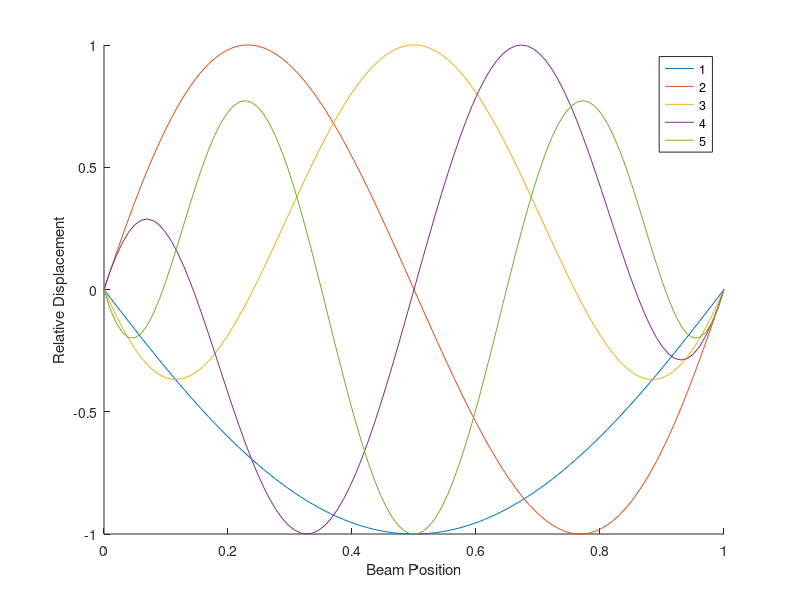
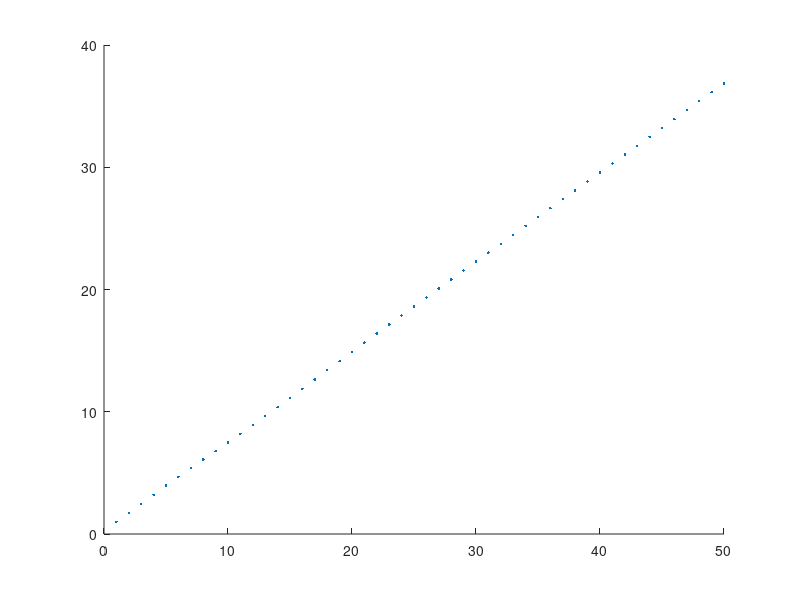
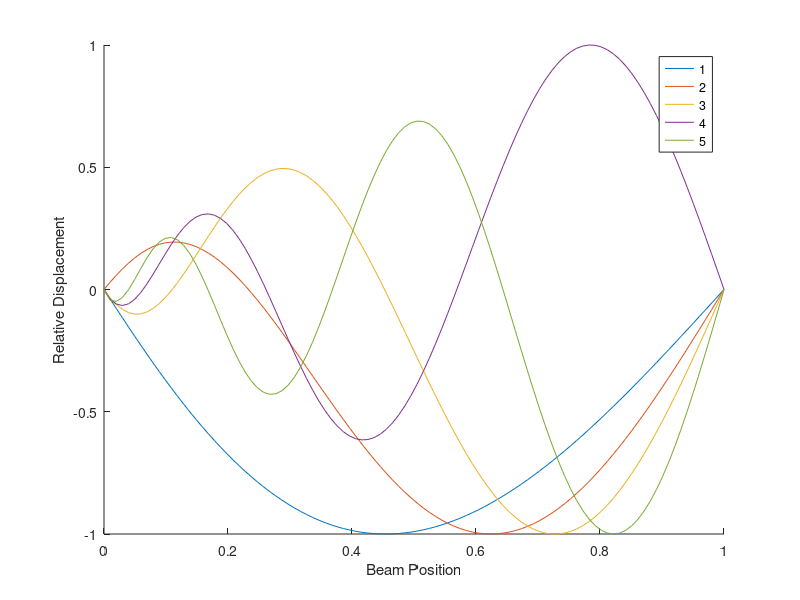
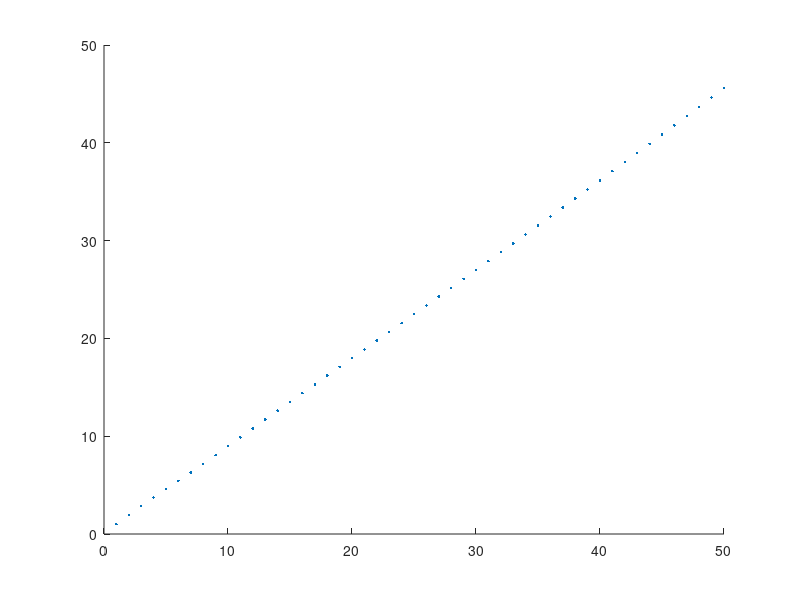

MATLAB code to generate these figures, in order:
clc; clear all;
addpath('Functions\');

%% BeamExamplesFEM.m
%  Joseph Anthony
%
% Created:         11/08/25
% Last Modified:   11/08/25
%
% Description: Produces several diagrams of BI-BI, BI-SS, SS-SS, and BI-FF beams
%   with their eigenspectra.
%% Flags
FLAG.DISPLAY_MODES = true;
FLAG.DISPLAY_SPECTRUM = true;
FLAG.CALCULATE_TIMESOLVER = true;

%% Parameters
n = 100;         % Mesh size, number of interior points
shapes = n;     % Number of shape functions

L = 1;           % Beam length
modeCount = 5;    % Number of displayed modes

%% BI-BI Beam
xvals = linspace(0,L,n+2);
deltax = mean(diff(xvals));
basis = zeros(shapes, n+2);
Dbasis = zeros(shapes, n+1);
D2basis = zeros(shapes, n);

% Generate shape functions and their respective derivatives
for i = 1:shapes
    basis(i,:) = xvals.*(xvals-L*ones(1,n+2)).*sin(pi*i*xvals);
    Dbasis(i,:) = diff(basis(i,:))/deltax;
    D2basis(i,:) = diff(Dbasis(i,:))/deltax;
end

% Generate symmetric stiffness matrices
K = zeros(shapes);
M = zeros(shapes);

for row = 1:shapes
    for col = 1:row
        K(row,col) = trapz(xvals(2:end-1), D2basis(row,:).*D2basis(col,:));
        M(row, col) = trapz(xvals, basis(row,:).*basis(col,:));
    end
end
K = K + K' - diag(diag(K));
M = M + M' - diag(diag(M));

% Determine sorted eigenbasis
[evecs, evals] = eig(K);
[~, index] = sort(diag(abs(evals))); 
evals = evals(index,index);
evecs = evecs(:, index);

% Display mode shapes
modeshapes = basis'*evecs;
modeshapes = modeshapes';

if FLAG.DISPLAY_MODES
    figure();
    hold on
    for i = 1:modeCount
        modeshapes(i,:) = modeshapes(i,:)/max(abs(modeshapes(i,:)));
        plot(xvals, modeshapes(i,:));
    end
    xlabel("Beam Position");
    ylabel("Relative Displacement");
    legend('1','2','3','4','5');
end


% Plot eigenvalue spectrum
espectrum = abs(diag(evals))/abs(evals(1,1));
scaled_espectrum = espectrum.^(1/4);

if FLAG.DISPLAY_SPECTRUM
    figure();
    hold on
    plot(scaled_espectrum(1:50), "LineStyle", "none", "Marker", ".");
end

%% BI-SS Beam
xvals = linspace(0,L,n+2);
deltax = mean(diff(xvals));
basis = zeros(shapes, n+2);
Dbasis = zeros(shapes, n+1);
D2basis = zeros(shapes, n);

% Generate shape functions and their respective derivatives
for i = 1:shapes
    basis(i,:) = xvals.*sin(i*pi*xvals);
    Dbasis(i,:) = diff(basis(i,:))/deltax;
    D2basis(i,:) = diff(Dbasis(i,:))/deltax;
end

% Generate symmetric stiffness matrices
K = zeros(shapes);
M = zeros(shapes);

for row = 1:shapes
    for col = 1:row
        K(row,col) = trapz(xvals(2:end-1), D2basis(row,:).*D2basis(col,:));
        M(row, col) = trapz(xvals, basis(row,:).*basis(col,:));
    end
end
K = K + K' - diag(diag(K));
M = M + M' - diag(diag(M));

% Determine sorted eigenbasis
[evecs, evals] = eig(K);
[~, index] = sort(diag(abs(evals))); 
evals = evals(index,index);
evecs = evecs(:, index);

% Display mode shapes
modeshapes = basis'*evecs;
modeshapes = modeshapes';

if FLAG.DISPLAY_MODES
    figure();
    hold on
    for i = 1:modeCount
        modeshapes(i,:) = modeshapes(i,:)/max(abs(modeshapes(i,:)));
        plot(xvals, modeshapes(i,:));
    end
    xlabel("Beam Position");
    ylabel("Relative Displacement");
    legend('1','2','3','4','5');
end


% Plot eigenvalue spectrum
espectrum = abs(diag(evals))/abs(evals(1,1));
scaled_espectrum = espectrum.^(1/4);

if FLAG.DISPLAY_SPECTRUM
    figure();
    hold on
    plot(scaled_espectrum(1:50), "LineStyle", "none", "Marker", ".");
end

%% BI-FF Beam
xvals = linspace(0,L,n+2);
deltax = mean(diff(xvals));
basis = zeros(shapes, n+2);
Dbasis = zeros(shapes, n+1);
D2basis = zeros(shapes, n);

% Generate shape functions and their respective derivatives
for i = 1:shapes
    basis(i,:) = xvals.*sin((2*i+1)*pi/2*xvals);
    Dbasis(i,:) = diff(basis(i,:))/deltax;
    D2basis(i,:) = diff(Dbasis(i,:))/deltax;
end

% Generate symmetric stiffness matrices
K = zeros(shapes);
M = zeros(shapes);

for row = 1:shapes
    for col = 1:row
        K(row,col) = trapz(xvals(2:end-1), D2basis(row,:).*D2basis(col,:));
        M(row, col) = trapz(xvals, basis(row,:).*basis(col,:));
    end
end
K = K + K' - diag(diag(K));
M = M + M' - diag(diag(M));

% Determine sorted eigenbasis
[evecs, evals] = eig(K);
[~, index] = sort(diag(abs(evals))); 
evals = evals(index,index);
evecs = evecs(:, index);

% Display mode shapes
modeshapes = basis'*evecs;
modeshapes = modeshapes';

if FLAG.DISPLAY_MODES
    figure();
    hold on
    for i = 1:modeCount
        modeshapes(i,:) = modeshapes(i,:)/max(abs(modeshapes(i,:)));
        plot(xvals, modeshapes(i,:));
    end
    xlabel("Beam Position");
    ylabel("Relative Displacement");
    legend('1','2','3','4','5');
end


% Plot eigenvalue spectrum
espectrum = abs(diag(evals))/abs(evals(1,1));
scaled_espectrum = espectrum.^(1/4);

if FLAG.DISPLAY_SPECTRUM
    figure();
    hold on
    plot(scaled_espectrum(1:50), "LineStyle", "none", "Marker", ".");
end

%% SS-SS Beam
xvals = linspace(0,L,n+2);
deltax = mean(diff(xvals));
basis = zeros(shapes, n+2);
Dbasis = zeros(shapes, n+1);
D2basis = zeros(shapes, n);

% Generate shape functions and their respective derivatives
for i = 1:shapes
    basis(i,:) = sin(i*xvals*pi);
    Dbasis(i,:) = diff(basis(i,:))/deltax;
    D2basis(i,:) = diff(Dbasis(i,:))/deltax;
end

% Generate symmetric stiffness matrices
K = zeros(shapes);
M = zeros(shapes);

for row = 1:shapes
    for col = 1:row
        K(row,col) = trapz(xvals(2:end-1), D2basis(row,:).*D2basis(col,:));
        M(row, col) = trapz(xvals, basis(row,:).*basis(col,:));
    end
end
K = K + K' - diag(diag(K));
M = M + M' - diag(diag(M));

% Determine sorted eigenbasis
[evecs, evals] = eig(K);
[~, index] = sort(diag(abs(evals))); 
evals = evals(index,index);
evecs = evecs(:, index);

% Display mode shapes
modeshapes = basis'*evecs;
modeshapes = modeshapes';

if FLAG.DISPLAY_MODES
    figure();
    hold on
    for i = 1:modeCount
        modeshapes(i,:) = modeshapes(i,:)/max(abs(modeshapes(i,:)));
        plot(xvals, modeshapes(i,:));
    end
    xlabel("Beam Position");
    ylabel("Relative Displacement");
    legend('1','2','3','4','5');
end


% Plot eigenvalue spectrum
espectrum = abs(diag(evals))/abs(evals(1,1));
scaled_espectrum = espectrum.^(1/4);

if FLAG.DISPLAY_SPECTRUM
    figure();
    hold on
    plot(scaled_espectrum(1:50), "LineStyle", "none", "Marker", ".");
end